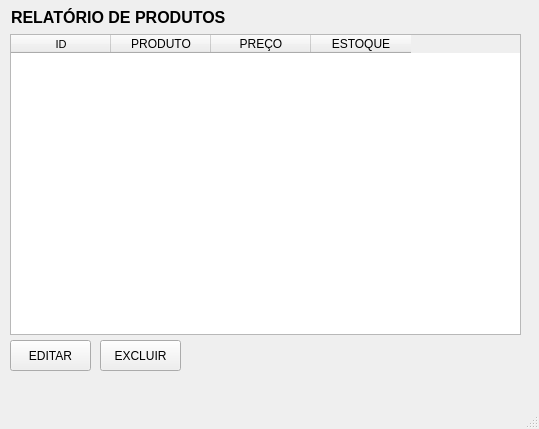
<?xml version="1.0" encoding="UTF-8"?>
<ui version="4.0">
 <class>MainWindow</class>
 <widget class="QMainWindow" name="MainWindow">
  <property name="geometry">
   <rect>
    <x>0</x>
    <y>0</y>
    <width>539</width>
    <height>429</height>
   </rect>
  </property>
  <property name="windowTitle">
   <string>MainWindow</string>
  </property>
  <widget class="QWidget" name="centralwidget">
   <widget class="QLabel" name="label">
    <property name="geometry">
     <rect>
      <x>11</x>
      <y>7</y>
      <width>221</width>
      <height>21</height>
     </rect>
    </property>
    <property name="font">
     <font>
      <pointsize>12</pointsize>
      <weight>75</weight>
      <bold>true</bold>
     </font>
    </property>
    <property name="text">
     <string>RELATÓRIO DE PRODUTOS</string>
    </property>
   </widget>
   <widget class="QTableWidget" name="tableWidget">
    <property name="geometry">
     <rect>
      <x>10</x>
      <y>34</y>
      <width>511</width>
      <height>301</height>
     </rect>
    </property>
    <column>
     <property name="text">
      <string>ID</string>
     </property>
     <property name="font">
      <font>
       <pointsize>8</pointsize>
      </font>
     </property>
    </column>
    <column>
     <property name="text">
      <string>PRODUTO</string>
     </property>
    </column>
    <column>
     <property name="text">
      <string>PREÇO</string>
     </property>
    </column>
    <column>
     <property name="text">
      <string>ESTOQUE</string>
     </property>
    </column>
   </widget>
   <widget class="QPushButton" name="btnEditar">
    <property name="geometry">
     <rect>
      <x>10</x>
      <y>340</y>
      <width>81</width>
      <height>31</height>
     </rect>
    </property>
    <property name="text">
     <string>EDITAR</string>
    </property>
   </widget>
   <widget class="QPushButton" name="btnExcluir">
    <property name="geometry">
     <rect>
      <x>100</x>
      <y>340</y>
      <width>81</width>
      <height>31</height>
     </rect>
    </property>
    <property name="text">
     <string>EXCLUIR</string>
    </property>
   </widget>
  </widget>
  <widget class="QMenuBar" name="menubar">
   <property name="geometry">
    <rect>
     <x>0</x>
     <y>0</y>
     <width>539</width>
     <height>21</height>
    </rect>
   </property>
  </widget>
  <widget class="QStatusBar" name="statusbar"/>
 </widget>
 <resources/>
 <connections/>
</ui>
